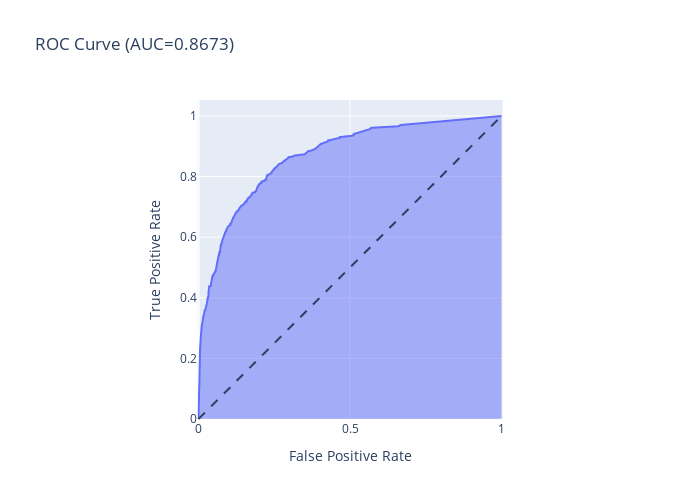

Here is the notebook cell this chart was saved with:
### Code cell
from sklearn.linear_model import LogisticRegression
from sklearn.metrics import roc_curve, auc
from sklearn.datasets import make_classification


y_score = model.predict_proba(imputed_X_valid)[:, 1]

fpr, tpr, thresholds = roc_curve(y_valid, y_score)

fig = px.area(
    x=fpr, y=tpr,
    title=f'ROC Curve (AUC={auc(fpr, tpr):.4f})',
    labels=dict(x='False Positive Rate', y='True Positive Rate'),
    width=700, height=500
)
fig.add_shape(
    type='line', line=dict(dash='dash'),
    x0=0, x1=1, y0=0, y1=1
)

fig.update_yaxes(scaleanchor="x", scaleratio=1)
fig.update_xaxes(constrain='domain')
fig.show()

### Figure 1 — Plotly figure (JSON) as saved in the notebook; plotly's stock layout.template omitted (floating-point values rounded to 4 significant figures; data arrays with more than 128 entries replaced by an {"elided": "..."} marker saying what was removed)
{"data": [{"hoverlabel": {"namelength": 0}, "hovertemplate": "False Positive Rate=%{x}<br>True Positive Rate=%{y}", "legendgroup": "", "line": {"color": "#636efa"}, "mode": "lines", "name": "", "orientation": "v", "showlegend": false, "stackgroup": "1", "type": "scatter", "x": {"elided": "515 float values"}, "xaxis": "x", "y": {"elided": "515 float values"}, "yaxis": "y"}], "layout": {"height": 500, "legend": {"tracegroupgap": 0}, "shapes": [{"line": {"dash": "dash"}, "type": "line", "x0": 0, "x1": 1, "y0": 0, "y1": 1}], "title": {"text": "ROC Curve (AUC=0.8673)"}, "width": 700, "xaxis": {"anchor": "y", "constrain": "domain", "domain": [0, 1], "title": {"text": "False Positive Rate"}}, "yaxis": {"anchor": "x", "domain": [0, 1], "scaleanchor": "x", "scaleratio": 1, "title": {"text": "True Positive Rate"}}}}
